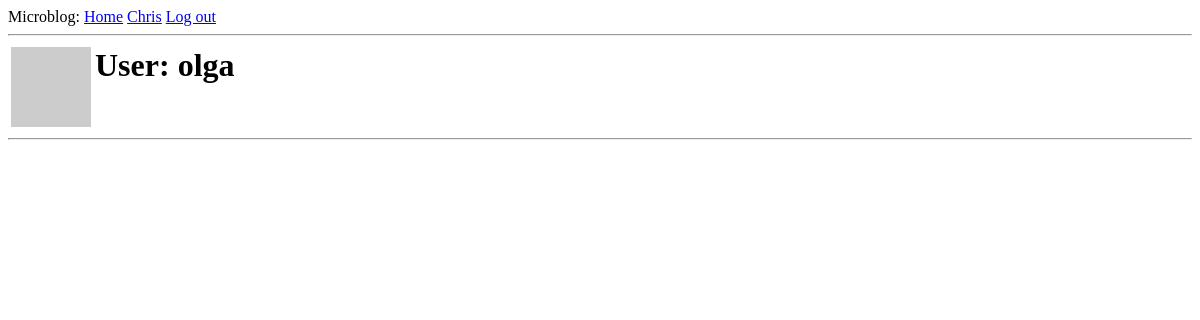
The page /user/olga (signed in) on the database as committed earlier.
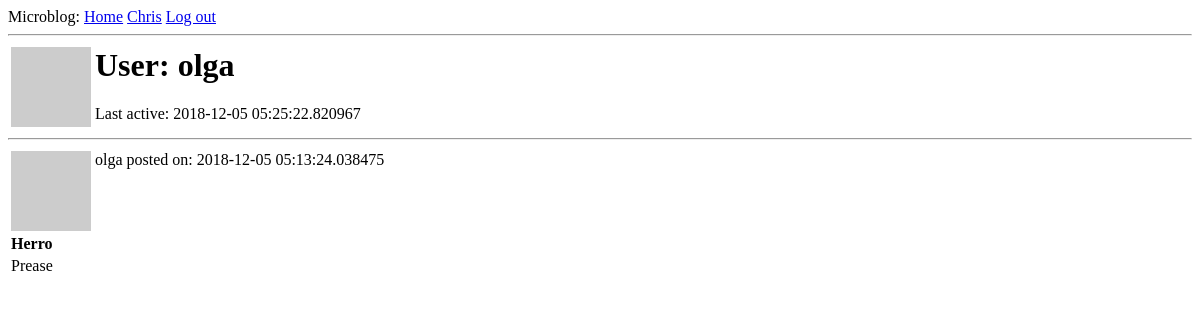
The same page on the database as committed later.
### app/models.py (models this page shows, shortened)
class User(UserMixin, db.Model):
    id            = db.Column(db.Integer, primary_key = True)
    username      = db.Column(db.String(64), index = True, unique = True)
    email         = db.Column(db.String(128), index = True, unique = True)
    password_hash = db.Column(db.String(128))
    posts         = db.relationship('Post', backref = 'author', lazy = 'dynamic')
    about_me      = db.Column(db.String(50))
    last_seen     = db.Column(db.DateTime, default=datetime.utcnow)
    def avatar(self, size = 64):
        digest = md5(self.email.lower().encode('utf-8')).hexdigest()
        return('https://gravatar.com/avatar/{}?d=retro&s={}'.format(digest, size))

class Post(db.Model):
    id           = db.Column(db.Integer, primary_key = True)
    title        = db.Column(db.String(40))
    body         = db.Column(db.String(512))
    timestamp    = db.Column(db.DateTime, index = True, default = datetime.utcnow)
    user_id      = db.Column(db.Integer, db.ForeignKey('user.id'))

### app/routes.py (the view)
@app.route('/user/<username>')
@login_required
def user(username):
    user  = User.query.filter_by(username = username).first_or_404()
    posts = Post.query.filter_by(user_id = user.id).all()
    return(render_template('user.html', user = user, posts = posts))

### app/models.py (called while the page is built)
@login.user_loader
def load_user(id):
    return User.query.get(int(id))

### app/routes.py (called while the page is built)
@app.before_request
def before_request():
    if current_user.is_authenticated:
        current_user.last_seen = datetime.utcnow()
        db.session.commit()

### app/templates/user.html (shortened to what this page needs)
{% extends "base.html" %}
{% block content %}
  <table>
    <tr valign="top">
      <td><img src="{{ user.avatar() }}"></td>
      <td>
        <h1>User: {{ user.username }}</h1>
        {% if user.last_seen %}<p>Last active: {{ user.last_seen }}</p>{% endif %}
      </td>
      <td>
      </td>
    </tr>
  </table>
  <hr>
  {% for post in posts %}
    {% include "_post.html" %}
  {% endfor %}
{% endblock %}

### app/templates/base.html (shortened to what this page needs)
<html>
    <head>
    </head>
    <body>
        <div>
            Microblog:
            <a href="{{ url_for('index') }}">Home</a>
            {% if current_user.is_anonymous %}
            <a href="{{ url_for('login') }}">Login</a>
            {% else %}
            <a href="{{ url_for('user', username = current_user.username) }}">{{ current_user.username }}</a>
            <a href="{{ url_for('logout') }}">Log out</a>
            {% endif %}
        </div>
        <hr>
        {% block content %}{% endblock %}
    </body>
</html>

### app/templates/_post.html
<table>
    <tr valign="top">
        <td><img src="{{ post.author.avatar(36) }}"></td>
        <td>{{ post.author.username }} posted on: {{ post.timestamp }}</td>
    </tr>
    <tr>
        <td><b>{{ post.title }}<b></td>
    </tr>
    <tr>
        <td>{{ post.body }}</td>
    </tr>
</table>

Rows that differ between the two databases and show on the page:
changed User "olga": last_seen (not shown) → "2018-12-05 05:25:22.820967"
added Post: author.username "olga", timestamp "2018-12-05 05:13:24.038475", title "Herro", body "Prease"
Other text that changed with them:
text now shown: "Last active:"
